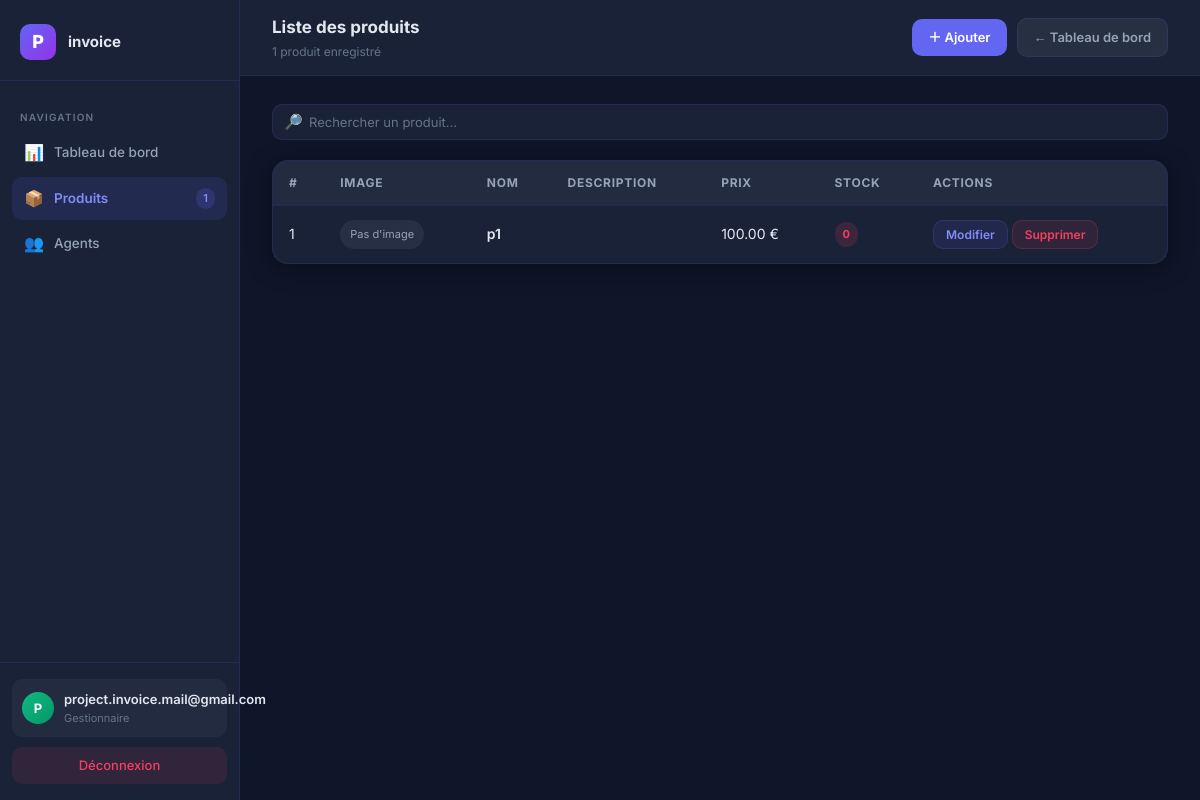
Before: /list-products/ (signed in) with the older database file.
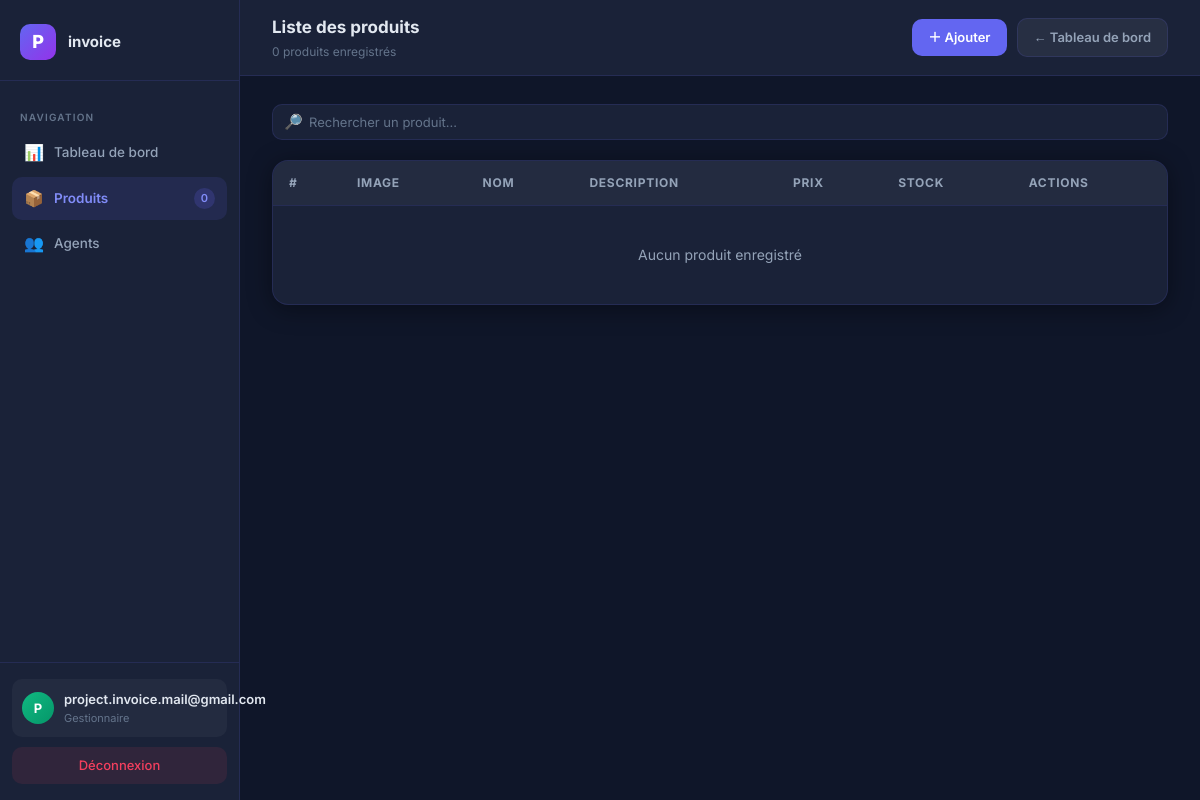
After: the same page with the newer database file.
### InvoiceApp/models.py (models this page shows, shortened)
class Product(models.Model):
    CURRENCY_CHOICES = CURRENCY_CHOICES
    company = models.ForeignKey(User, on_delete=models.CASCADE, related_name='products', verbose_name="Entreprise")
    image = models.ImageField(upload_to="product_images/", blank=True, null=True, verbose_name="Image du produit")
    name = models.CharField(max_length=255, verbose_name="Nom du produit")
    description = models.TextField(blank=True, verbose_name="Description")
    price = models.DecimalField(max_digits=10, decimal_places=2, verbose_name="Prix")
    currency = models.CharField(max_length=3, choices=CURRENCY_CHOICES, default='EUR', verbose_name="Devise")
    stock_quantity = models.PositiveIntegerField(default=0, verbose_name="Quantité en stock")
    created_at = models.DateTimeField(auto_now_add=True, verbose_name="Date de création")
    @property
    def formatted_price(self):
        symbols = {'EUR': '€', 'USD': '$', 'XOF': 'FCFA'}
        symbol = symbols.get(self.currency, self.currency)
        if self.currency == 'XOF':
            amount = f"{self.price:,.0f}".replace(',', ' ')
        else:
            amount = f"{self.price:,.2f}".replace(',', ' ')
        return f"{symbol}{amount}" if self.currency == 'USD' else f"{amount} {symbol}"
    class Meta:
        verbose_name = "Produit"
        verbose_name_plural = "Produits"
        ordering = ['-created_at']

### InvoiceApp/views/products.py (the view)
# urls.py: path('list-products/', invoice_views.list_products, name='list_products'),
@require_http_methods(["GET"])
@login_required
def list_products(request):
    user = request.user
    products = user.products.all()
    context = {
        'company_name': user.company_name,
        'company_logo_url': user.logo.url if user.logo else None,
        'products': products,
    }
    return render(request, 'product_list.html', context)

### InvoiceApp/context_processors.py (called while the page is built)
def subscription_context(request):
    user = getattr(request, 'user', None)
    if not user or not user.is_authenticated:
        return {}
    subscription = getattr(user, 'subscription', None)
    if subscription is None:
        return {}
    return {
        'subscription': subscription,
        'subscription_status': subscription.status,
        'subscription_blocked': subscription.is_blocked,
        'subscription_days_left': subscription.days_left,
        'subscription_expiry_date': subscription.access_expiry_date,
        'subscription_plan_price': subscription.price,
    }

### InvoiceApp/models.py (called while the page is built)
    @property
    def price(self):
        return SUBSCRIPTION_PLAN_PRICES.get(self.plan, Decimal('0'))

    @property
    def promo_active_until(self):
        latest = self.company.promo_redemptions.order_by('-expires_at').first()
        return latest.expires_at if latest else None

    @property
    def is_blocked(self):
        return self.status == 'expired'

### InvoiceApp/templates/product_list.html (shortened to what the changed rows need)
<!DOCTYPE html>
{% load static %}
<html lang="fr">
<head>
</head>
<body>
<div class="sidebar">
    <nav class="sidebar-nav">
        <a href="{% url 'list_products' %}" class="nav-item active"><span class="nav-icon">📦</span> Produits <span class="nav-badge">{{ products|length }}</span></a>
    </nav>
</div>
<div class="main">
    <div class="topbar">
        <div>
            <div class="topbar-title">Liste des produits</div>
            <div class="topbar-sub">{{ products|length }} produit{{ products|length|pluralize }} enregistré{{ products|length|pluralize }}</div>
        </div>
    </div>
    <div class="content">
        <div class="table-card">
            <table class="table">
                <thead>
                    <tr>
                        <th>#</th>
                        <th>Image</th>
                        <th>Nom</th>
                        <th>Description</th>
                        <th>Prix</th>
                        <th>Stock</th>
                        <th>Actions</th>
                    </tr>
                </thead>
                <tbody>
                    {% for product in products %}
                    <tr class="product-row">
                        <td>{{ forloop.counter }}</td>
                        <td>
                            {% if product.image %}
                                <img src="{{ product.image.url }}" alt="{{ product.name }}" class="product-image">
                            {% else %}
                                <span class="image-pill">Pas d'image</span>
                            {% endif %}
                        </td>
                        <td>
                            <div class="product-name">{{ product.name }}</div>
                        </td>
                        <td>
                        </td>
                        <td>{{ product.formatted_price }}</td>
                        <td>
                            {% if product.stock_quantity > 10 %}
                                <span class="stock-pill stock-good">{{ product.stock_quantity }}</span>
                            {% elif product.stock_quantity > 0 %}
                                <span class="stock-pill stock-warning">{{ product.stock_quantity }}</span>
                            {% else %}
                                <span class="stock-pill stock-danger">{{ product.stock_quantity }}</span>
                            {% endif %}
                        </td>
                        <td>
                            <button type="button"
                                    class="btn btn-edit-soft btn-sm"
                                    data-product-id="{{ product.id }}"
                                    data-name="{{ product.name|escapejs }}"
                                    data-description="{{ product.description|escapejs }}"
                                    data-price="{{ product.price }}"
                                    data-stock="{{ product.stock_quantity }}"
                                    onclick="openProductModalFromButton(this)">
                                Modifier
                            </button>
                            <button type="button" onclick="openDeleteModal({{ product.id }}, '{{ product.name|escapejs }}')" class="btn btn-danger-soft btn-sm">Supprimer</button>
                        </td>
                    </tr>
                    {% empty %}
                    <tr>
                        <td colspan="7">
                            <div class="empty-state">Aucun produit enregistré</div>
                        </td>
                    </tr>
                    {% endfor %}
                </tbody>
            </table>
        </div>
    </div>
</div>
</body>
</html>

Changed rows visible on the page:
removed Product: image "Pas d'image", name "p1", formatted_price "100.00 €", stock_quantity "0"
Other visible differences:
{{ products|length }}: "1" → "0"
text now shown: "Aucun produit enregistré"
